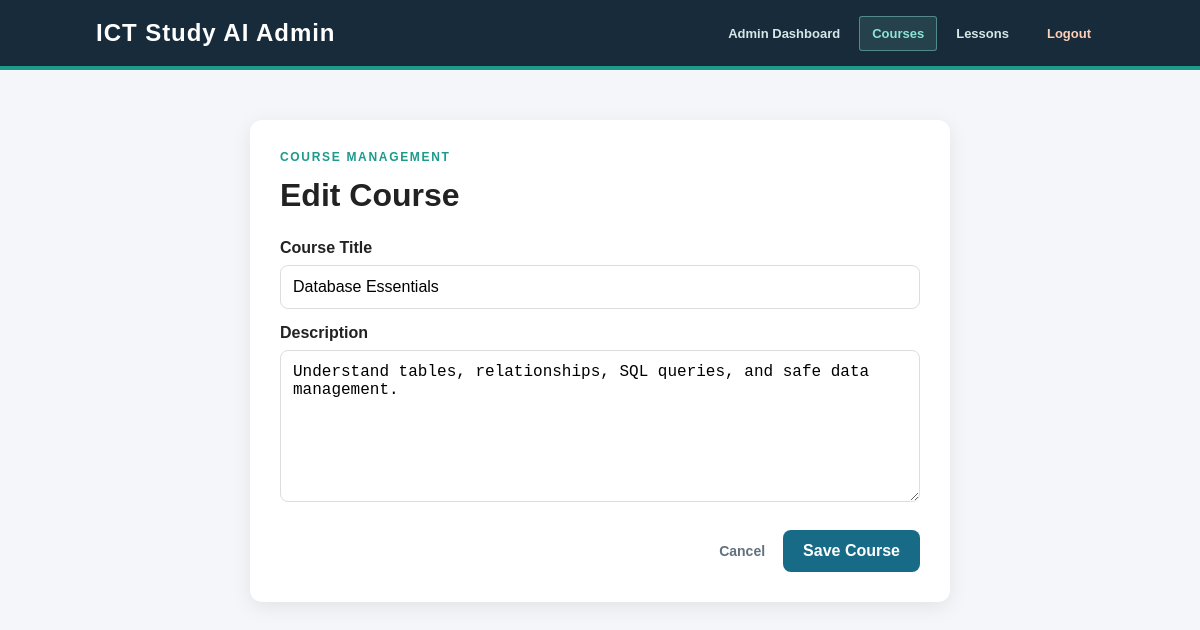
The page /admin/edit_course.php?id=2 (signed in) on the database its author committed.
### tables this page shows
CREATE TABLE courses (
    id INT AUTO_INCREMENT PRIMARY KEY,
    title VARCHAR(150) NOT NULL,
    description TEXT NOT NULL,
    created_at TIMESTAMP DEFAULT CURRENT_TIMESTAMP
);

### admin/edit_course.php (the view, shortened to what this page needs)
<?php
require_once "../config/database.php";
$courseId = isset($_GET["id"])
    ? (int)$_GET["id"]
    : (int)($_POST["id"] ?? 0);
$error = "";
$courseStmt = $conn->prepare(
    "SELECT title, description FROM courses WHERE id = ?"
);
$courseStmt->bind_param("i", $courseId);
$courseStmt->execute();
$course = $courseStmt->get_result()->fetch_assoc();
if ($_SERVER["REQUEST_METHOD"] !== "POST" || $error !== "") {
    $title = $course["title"];
    $description = $course["description"];
}
?>
<!DOCTYPE html>
<html lang="en">
<head>
    <link rel="stylesheet" href="../css/style.css">
</head>
<body>
<nav class="navbar course-navbar">
    <div class="logo">ICT Study AI Admin</div>
    <div class="nav-links">
        <a href="index.php">Admin Dashboard</a>
        <a href="courses.php" class="active" aria-current="page">Courses</a>
        <a href="lessons.php">Lessons</a>
        <a href="../auth/logout.php">Logout</a>
    </div>
</nav>
<main class="form-container admin-course-form">
    <p class="eyebrow">COURSE MANAGEMENT</p>
    <h1>Edit Course</h1>
    <form method="POST">
        <label for="title">Course Title</label>
        <input
            id="title"
            type="text"
            name="title"
            value="<?= htmlspecialchars($title) ?>"
            required
        >
        <label for="description">Description</label>
        <textarea
            id="description"
            name="description"
            rows="7"
        ><?= htmlspecialchars($description) ?></textarea>
        <div class="admin-form-actions">
            <a href="courses.php" class="admin-cancel-link">Cancel</a>
            <button type="submit">Save Course</button>
        </div>
    </form>
</main>
</body>
</html>

### css/style.css (style rules this page uses)
* { margin: 0; padding: 0; box-sizing: border-box; user-select: none; }
body { font-family: Arial, sans-serif; background: #f5f7fb; color: #222; user-select: none; }
.navbar { height: 70px; background: #1e3a8a; display: flex; align-items: center; justify-content: space-between; padding: 0 8%; }
.logo { color: white; font-size: 24px; font-weight: bold; }
.navbar a { color: white; text-decoration: none; }
.form-container { width: 90%; max-width: 700px; margin: 50px auto; padding: 30px; background: white; border-radius: 12px; box-shadow: 0 5px 20px rgba(0, 0, 0, 0.08); }
.form-container h1 { margin-bottom: 25px; }
.form-container label { display: block; margin-top: 15px; margin-bottom: 8px; font-weight: bold; }
.form-container input, .form-container select, .form-container textarea { width: 100%; padding: 12px; border: 1px solid #ddd; border-radius: 8px; font-size: 16px; box-sizing: border-box; }
.form-container textarea { resize: vertical; }
.form-container button { margin-top: 20px; padding: 12px 20px; border: none; border-radius: 8px; cursor: pointer; font-size: 16px; }
* { margin: 0; padding: 0; box-sizing: border-box; }
body { font-family: Arial, sans-serif; background: #f4f6f9; color: #222; }
:root { --course-ink: #172b3a; --course-muted: #61717d; --course-blue: #176b87; --course-teal: #1d9a8a; --course-pale: #e8f3f1; --course-line: #d8e3e2; --course-paper: #fbfcfa; }
.course-navbar { background: var(--course-ink); border-bottom: 4px solid var(--course-teal); }
.course-navbar .logo { letter-spacing: .04em; }
.course-navbar .nav-links { display: flex; align-items: center; gap: 6px; }
.course-navbar .nav-links a { padding: 9px 12px; border: 1px solid transparent; border-radius: 3px; color: #d7e6e7; font-size: 13px; font-weight: 700; text-decoration: none; transition: background .2s ease, border-color .2s ease, color .2s ease; }
.course-navbar .nav-links a:hover, .course-navbar .nav-links a.active { background: rgba(142, 227, 213, .12); border-color: rgba(142, 227, 213, .45); color: #8ee3d5; }
.course-navbar .nav-links a:last-child { margin-left: 6px; color: #ffcfb8; }
.eyebrow { color: var(--course-teal); font-size: 12px; font-weight: 800; letter-spacing: .14em; margin-bottom: 13px; }
.admin-form-actions { display: flex; align-items: center; justify-content: flex-end; gap: 18px; margin-top: 24px; }
.admin-form-actions button { margin-top: 0; background: var(--course-blue); color: white; font-weight: 800; }
.admin-cancel-link { color: var(--course-muted); font-size: 14px; font-weight: 700; text-decoration: none; }

### rows shown on the page
courses: title "Database Essentials", description "Understand tables, relationships, SQL queries, and safe data management."
